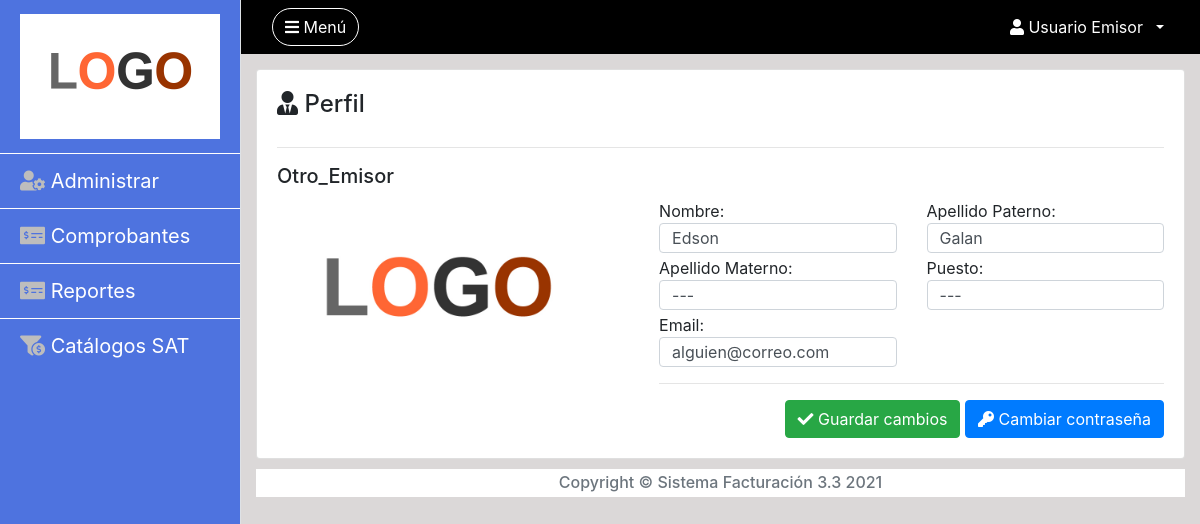
Screenshot of /perfil (signed in) with the database file from the repository.
### tables this page shows
CREATE TABLE `perfiles` (
  `Id` int(11) NOT NULL,
  `UsuarioId` int(11) NOT NULL,
  `Nombre` varchar(150) NOT NULL,
  `ApellidoPaterno` varchar(150) DEFAULT NULL,
  `ApellidoMaterno` varchar(150) DEFAULT NULL,
  `Emisor` int(11) NOT NULL,
  `Puesto` varchar(150) NOT NULL
);

CREATE TABLE `emisores` (
  `Id` int(11) NOT NULL,
  `Estatus` int(1) NOT NULL DEFAULT 1,
  `Nombre` varchar(256) NOT NULL,
  `RFC` varchar(13) NOT NULL,
  `Domicilio` varchar(256) NOT NULL,
  `CP` varchar(5) NOT NULL,
  `Persona` varchar(1) NOT NULL,
  `Regimen` varchar(3) NOT NULL,
  `DescRegimen` varchar(256) NOT NULL,
  `PathLogo` varchar(256) NOT NULL,
  `PAC` int(11) NOT NULL,
  `Testing` int(1) NOT NULL DEFAULT 1
);

CREATE TABLE `usuario` (
  `Id` int(11) NOT NULL,
  `Estatus` int(1) NOT NULL DEFAULT 1,
  `Username` varchar(50) NOT NULL,
  `Password` varchar(256) NOT NULL,
  `Email` varchar(50) NOT NULL,
  `ChangePass` int(1) NOT NULL DEFAULT 1,
  `Created` datetime NOT NULL DEFAULT current_timestamp(),
  `LastSession` datetime DEFAULT NULL
);

### controllers/render.php (called while the page is built, shortened)
<?php
  require 'libs/conexion_db.php';
  require 'models/administrador/usuario.php';
  require 'models/administrador/perfiles.php';
  class ViewPerfil{
    function __construct($hostname="", $sitename="", $dataurl=null){
      $data['title'] = "Facturación 3.3 | Administrar | Perfiles";
      $data['host'] = $hostname;
      $sesion = new UserSession();
      $data['token'] = $sesion->set_token();
      $data_sesion = $sesion->get_session();
      $perfil_pdo = new PerfilPDO();
      $data['perfil'] = $perfil_pdo->get_all_info($data_sesion['PerfilId']);
      $this->view = new View();
      $this->view->render('views/modules/administrar/perfil.php', $data, true);
    }
  }
?>

### index.php (called while the page is built, shortened)
<?php
  $host_name = "http://localhost/SistemaFacturacion3.3";
  $site_name = "Sistema de Facturación";
  $app = new Routes($host_name, $site_name);
?>

### libs/conexion_db.php (called while the page is built, shortened)
<?php
  class Connection_PDO{
    Protected $servername;
    Protected $username;
    Protected $password;
    function __construct() {
      $this->servername = "localhost";
      $this->username = "root";
      $this->password = "";
      $this->sqldatabase = "facturacion3";
    }
    function connect(){
      try {
        $this->conn = new PDO("mysql:host=$this->servername;dbname=$this->sqldatabase", $this->username, $this->password);
      } catch(PDOException $e) {
        write_log("Ocurrió un error al conectar a la BD: \nError: " . $e->getMessage());
      }
    }
  }
?>

### models/administrador/perfiles.php (called while the page is built, shortened)
<?php
  require_once 'libs/conexion_db.php';
  Class PerfilPDO extends Connection_PDO{
    public function get_all_info($id){
      try{
        $sql = "SELECT perfiles.Id, perfiles.UsuarioId, perfiles.Nombre, perfiles.ApellidoPaterno, perfiles.ApellidoMaterno, perfiles.Puesto,
        usuario.Email, emisores.Nombre AS NombreEmisor, emisores.Pathlogo
        FROM perfiles
        INNER JOIN usuario ON perfiles.UsuarioId = usuario.Id
        INNER JOIN emisores ON perfiles.Emisor = emisores.Id
        WHERE perfiles.Id = $id";
        $stmt = $this->conn->prepare($sql);
        $stmt->execute();
        $result = $stmt->fetchAll(PDO::FETCH_ASSOC);
        if( count($result) > 0 ){
          return $result[0];
        }else{
          return false;
        }
      }catch(PDOException $e) {
        write_log("PerfilPDO | get_all_info() | Error al ejecutar la consulta. ERROR: " . $e->getMessage());
        write_log("SQL: " . $sql);
        return false;
      }
    }
  }
?>

### models/session.php (called while the page is built, shortened)
<?php
  Class UserSession{
      public function get_session(){
        if(isset($_SESSION['Username'])){
          return array("Id"=>$_SESSION['Id'],
          "Username"=>$_SESSION['Username'],
          "PerfilId"=>$_SESSION['Perfil'],
          "Username"=>$_SESSION['Username'],
          "Nombre"=>$_SESSION['Nombre'],
          "ApellidoPat"=>$_SESSION['ApellidoPat'],
          "ApellidoMat"=>$_SESSION['ApellidoMat'],
          "Email"=>$_SESSION['Email'],
          "Created"=>$_SESSION['Created'],
          "LastSession"=>$_SESSION['LastSession'],
          "Emisor"=>$_SESSION['Emisor']
          );
        }else{
          return false;
        }
      }
  }
?>

### views/modules/administrar/perfil.php (the view, shortened to what this page needs)
<!DOCTYPE html>
<html>
<head>
    <?php include './views/modules/components/head.php'; ?>
    <link rel="stylesheet" type="text/css" href="<?= $data['host'] ?>/views/assets/js/datatable/datatables.min.css"/>
</head>
<body>
    <div id="wrapper" class="d-flex">
        <?php include './views/modules/components/sidebar.php'; ?>
        <div id="page-content-wrapper" style="background-color: #DBD8D8;">
            <?php include './views/modules/components/navbar.php'; ?>
            <div class="container-fluid" style="margin-top: 15px;">
                <div class="card">
                    <div class="card-body">
                        <div class="row">
                          <div class="col-lg-12 col-md-12 col-sm-12">
                            <h4 class="card-title"> <i class="fas fa-user-tie"></i> Perfil </h4>
                          </div>
                        </div>
                        <hr>
                        <div class="row">
                          <div class="col-lg-12 col-md-12 col-sm-12">
                            <h5> <?= $data['perfil']['NombreEmisor'] ?> </h5>
                          </div>
                          <div class="col-lg-5 col-md-5 col-sm-12">
                            <img class="img-fluid" src="<?= $data['host']?>/<?= $data['perfil']['Pathlogo'] ?>" style="max-height:200px;">
                          </div>
                          <div class="col-lg-7 col-md-7 col-sm-12">
                          <form method="POST" action="<?= $data['host']?>/perfil/process">
                            <div class="row">
                              <div class="col-lg-6 col-md-6 col-sm-12">
                                <label for="nombre"> Nombre: </label>
                                <input type="text" class="form-control" name="nombre" value="<?= $data['perfil']['Nombre'] ?>" placeholder="Escriba su nombre" required autocomplete="off">
                              </div>
                              <div class="col-lg-6 col-md-6 col-sm-12">
                                <label for="apellido_pat"> Apellido Paterno: </label>
                                <input type="text" class="form-control" name="apellido_pat" value="<?= $data['perfil']['ApellidoPaterno'] ?>" placeholder="Escriba su apellido paterno" required autocomplete="off">
                              </div>
                              <div class="col-lg-6 col-md-6 col-sm-12">
                                <label for="apellido_mat"> Apellido Materno: </label>
                                <input type="text" class="form-control" name="apellido_mat" value="<?= $data['perfil']['ApellidoMaterno'] ?>" placeholder="Escriba su apellido materno" required autocomplete="off">
                              </div>
                              <div class="col-lg-6 col-md-6 col-sm-12">
                                <label for="puesto"> Puesto: </label>
                                <input type="text" class="form-control" name="puesto" value="<?= $data['perfil']['Puesto'] ?>" placeholder="Puesto o cargo" required autocomplete="off">
                              </div>
                              <div class="col-lg-6 col-md-6 col-sm-12">
                                <label for="email"> Email: </label>
                                <input type="email" class="form-control" name="email" value="<?= $data['perfil']['Email'] ?>" placeholder="usuario@dominio.com" required autocomplete="off">
                              </div>
                              <div class="col-lg-12 col-md-12 col-sm-12">
                                <hr>
                              </div>
                              <div class="col-lg-12 col-md-12 col-sm-12 text-right">
                                <button type="submit" class="btn btn-success"> <i class="fas fa-check"></i> Guardar cambios </button>
                                <button type="button" class="btn btn-primary" data-toggle="modal" data-target="#modal_cambiar_contraseña"> <i class="fas fa-key"></i> Cambiar contraseña </button>
                              </div>
                            </div>
                          </form>
                          </div>
                        </div>
                    </div>
                </div>
            </div>
            <?php include './views/modules/components/footer.php'; ?>
        </div>
    </div>
</body>
</html>

### views/assets/css/simple-sidebar.css (style rules this page uses)
#wrapper { overflow-x: hidden; }
#page-content-wrapper { min-width: 100vw; padding-bottom: 15px; }
@media (min-width: 768px) { #page-content-wrapper { min-width: 0; width: 100%; } }

### views/assets/css/styles.css (style rules this page uses)
label { margin-top: 3px; margin-bottom: -5px; }
input { height: 30px !important; margin-right: 25px; }

### rows the page displays
perfiles: Emisor.Nombre "Otro_Emisor", Emisor.PathLogo (picture), nombre "Edson", apellido_pat "Galan", apellido_mat "---", puesto "---", email "alguien@correo.com"

### other values shown
$_SESSION['Username'] "Usuario Emisor"
